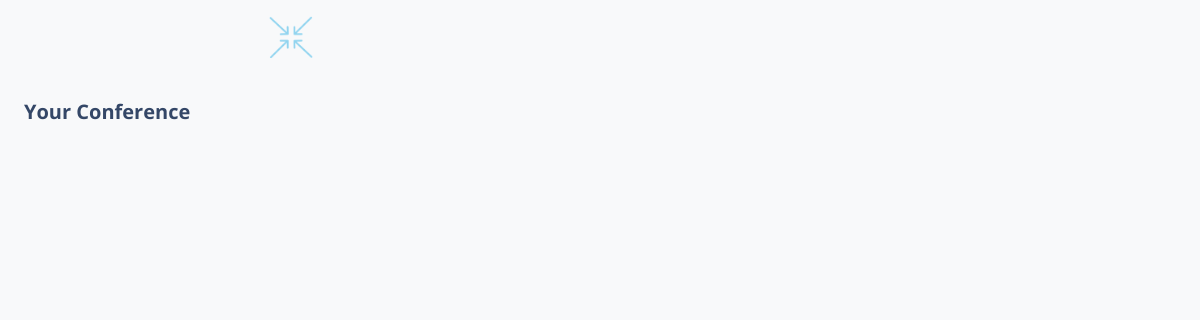
Page / (signed in) on the earlier database version.
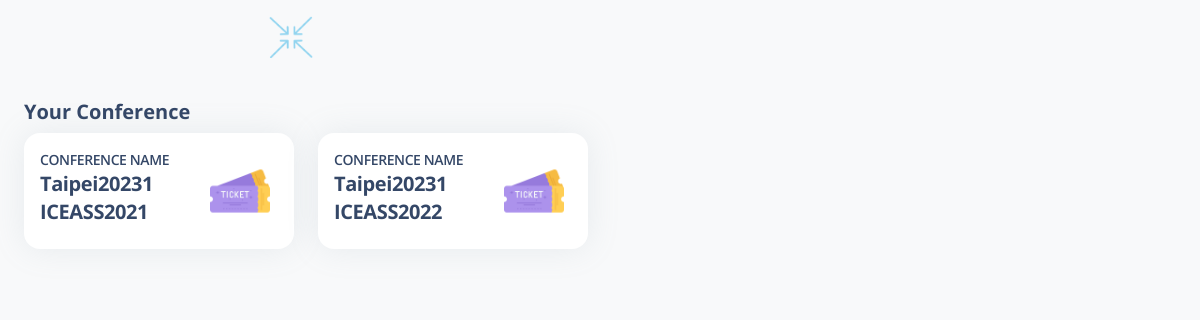
Same page on the later database version.
### authentication/models.py (models this page shows)
class Track(models.Model):
    trackCode = models.CharField(max_length=20, primary_key=True)
    trackName = models.CharField(max_length=30)
    Conference = models.ForeignKey(Conference, on_delete=models.CASCADE)
    proceedings = models.FileField(upload_to='proceedings/')
    program = models.FileField(upload_to='program/')

class Conference(models.Model):
    conferenceCode = models.CharField(max_length=20, primary_key=True)
    conferenceName = models.CharField(max_length=100, default='adminConference')
    conferenceStartDate = models.DateField(default=CONFERENCE_START_DATE)
    conferenceEndDate = models.DateField(default=CONFERENCE_END_DATE)
    conferenceLocation = models.CharField(max_length=30, default='adminLocation')
    agenda = models.FileField(upload_to='agenda/')

### authentication/views.py (the view)
# urls.py: path('', views.home, name='home'),
def home(request):
    user = request.user
    if user.is_authenticated:
        user_tracks = user.userprofile.tracks.all()
        context = {"tracks": user_tracks}
        return render(request, 'authentication/index.html', context)
    return render(request, 'authentication/index1.html')

### templates/authentication/index.html (shortened to what this page needs)
{% load static %}
<!DOCTYPE html>
<html lang="en">
<head>
  <link href="./static/css/nucleo-icons.css" rel="stylesheet" />
  <link href="./static/css/nucleo-svg.css" rel="stylesheet" />
  <link href="./static/css/nucleo-svg.css" rel="stylesheet" />
  <link id="pagestyle" href="./static/css/argon-dashboard.css?v=2.0.4" rel="stylesheet" />
</head>
<body class="g-sidenav-show   bg-gray-100">
    {% if user.is_authenticated %}
    <nav class="navbar navbar-main navbar-expand-lg px-0 mx-4 shadow-none border-radius-xl " id="navbarBlur" data-scroll="false">
        <div class="container-fluid py-1 px-3">
          <nav aria-label="breadcrumb">
            <div class="logo-container" style="display: flex; justify-content: center; align-items: center;">
              <img src="./static/img/logo1.png" alt="GatherEase Logo" style="max-width: 10%; max-height: 10%;">
            </div>
          </nav>
        </div>
    </nav>
    <div class="container-fluid py-4">
      <div class="row">
          <div class="col-xl-3 col-md-6 col-12 mb-xl-0 mb-4">
              <h5 class="font-weight-bolder">
                  Your Conference
              </h5>
          </div>
      </div>
      <div class="row">
          {% for track in tracks %}
              <div class="col-xl-3 col-md-6 col-12 mb-xl-0 mb-4">
                <a href="{% url 'ticket' track.trackCode %}">
                      <div class="card">
                          <div class="card-body p-3">
                              <div class="row">
                                  <div class="col-8">
                                      <div class="numbers">
                                          <p class="text-sm mb-0 text-uppercase font-weight-bold">Conference Name</p>
                                          <h5 class="font-weight-bolder">
                                              {{ track.Conference.conferenceName}}
                                              {{ track.trackName }}
                                          </h5>
                                      </div>
                                  </div>
                                  <div class="col-4 text-end">
                                      <div class="d-flex justify-content-end align-items-center" style="height: 100%;">
                                          <img src="./static/img/ticket.png" alt="ticket flag" style="width: 60px; height: 60px; margin-right: 8px;">
                                      </div>
                                  </div>
                              </div>
                          </div>
                      </div>
                  </a>
              </div>
          {% endfor %}
      </div>
  </div>
    {% endif %}
  </body>
  </html>

Differences in the rows shown:
added Track: Conference.conferenceName "Taipei20231", trackName "ICEASS2021"
added Track: Conference.conferenceName "Taipei20231", trackName "ICEASS2022"
